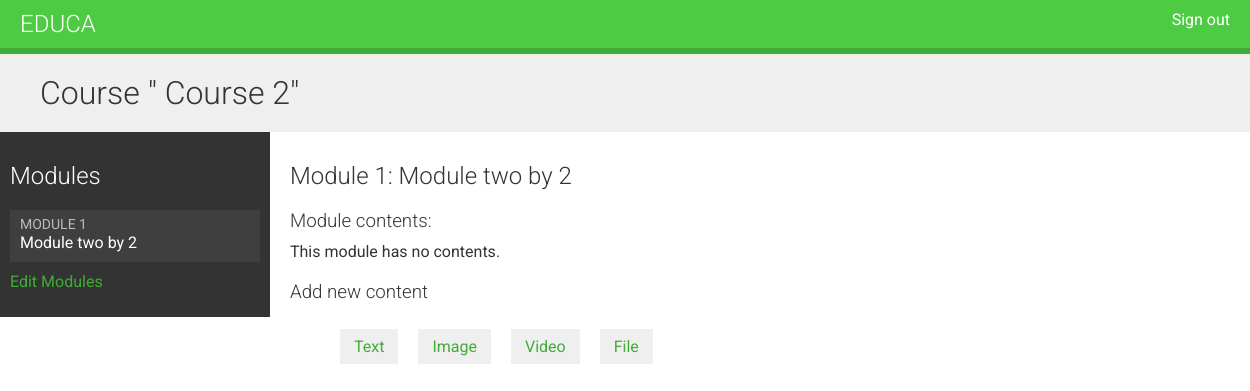
The app's page /course/module/7/ (signed in), older data.
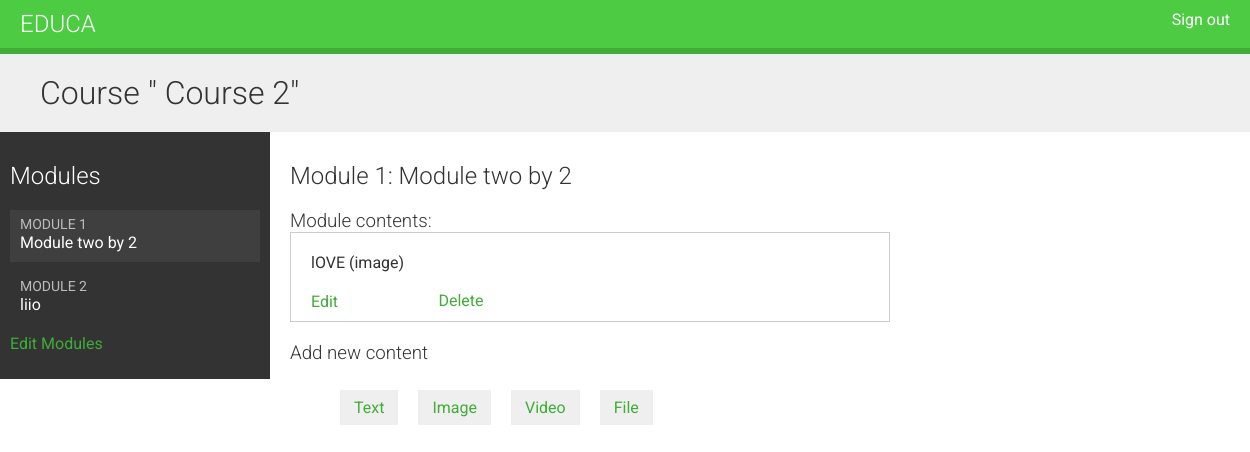
The same page, newer data.
### courses/models.py (models this page shows, shortened)
class Course(models.Model):
    owner = models.ForeignKey(
        User,
        on_delete=models.CASCADE,
        related_name="courses_created",
    )
    subject = models.ForeignKey(
        Subject,
        on_delete=models.CASCADE,
        related_name="courses",
    )
    students = models.ManyToManyField(
        User,
        related_name="courses_joined",
        blank=True,
    )
    title = models.CharField(max_length=200)
    slug = models.SlugField(max_length=200, unique=True)
    overview = models.TextField()
    created = models.DateTimeField(auto_now_add=True)
    class Meta:
        ordering = ["-created"]

class Module(models.Model):
    course = models.ForeignKey(Course, related_name="modules", on_delete=models.CASCADE)
    title = models.CharField(max_length=200)
    description = models.TextField(blank=True)
    order = OrderField(blank=True, for_fields=["course"])
    class Meta:
        ordering = ["order"]

class Content(models.Model):
    module = models.ForeignKey(
        Module, related_name="contents", on_delete=models.CASCADE
    )
    content_type = models.ForeignKey(
        ContentType,
        on_delete=models.CASCADE,
        limit_choices_to={"model__in": ("text", "video", "image", "file")},
    )
    object_id = models.PositiveIntegerField()
    item = GenericForeignKey("content_type", "object_id")
    order = OrderField(blank=True, for_fields=["module"])
    class Meta:
        ordering = ["order"]

class ItemBase(models.Model):
    owner = models.ForeignKey(
        User,
        related_name="%(class)s_related",
        on_delete=models.CASCADE,
    )
    title = models.CharField(max_length=250)
    created = models.DateTimeField(auto_now_add=True)
    updated = models.DateTimeField(auto_now=True)
    class Meta:
        abstract = True
    def __str__(self):
        return self.title

class Image(ItemBase):
    file = models.FileField(upload_to="images")

### courses/views.py (the view)
class ModuleContentListView(TemplateResponseMixin, View):
    template_name = "courses/manage/module/content_list.html"
    def get(self, request, module_id):
        module = get_object_or_404(
            Module,
            id=module_id,
            course__owner=request.user,
        )
        return self.render_to_response({"module": module})

### courses/templatetags/course.py (called while the page is built)
@register.filter
def model_name(obj):
    try:
        return obj._meta.model_name
    except AttributeError:
        return None

### courses/templates/courses/manage/module/content_list.html (shortened to what this page needs)
{% extends 'base.html' %}
{% load course %}
{% block content %}
{% with course=module.course %}
<h1>Course " {{course.title}}" </h1>
<div class="contents">
    <h2>Modules</h2>
    <ul id="modules">
        {% for m in course.modules.all %}
        <li data-id="{{ m.id }}" {% if m == module %}
        class="selected"{% endif %}>
         <a href="{% url "module_content_list" m.id %}">
           <span>
             Module <span class="order">{{ m.order|add:1 }}</span>
           </span>
           <br>
           {{ m.title }}
         </a>
       </li>
        {% empty %}
        <li>No modules yet.</li>
        {% endfor %}
    </ul>
    <p><a href="{% url 'course_module_update' course.id %}">Edit Modules</a></p>
</div>
<div class="module">
    <h2>Module {{ module.order|add:1 }}: {{ module.title }}</h2>
    <h3>Module contents:</h3>
    <div id="module-contents">
        {% for content in module.contents.all %}
        <div data-id="{{ content.id }}">
            {% with item=content.item %}
            <p>{{ item }} ({{ item|model_name }})</p>
            <a href="{% url 'module_content_update' module.id item|model_name item.id %}">Edit</a>
            <form action="{% url 'module_content_delete' content.id %}" method="post">
                <input type="submit" value="Delete">
            </form>
            {% endwith %}
        </div>
        {% empty %}
        <p>This module has no contents.</p>
        {% endfor %}
    </div>
    <h3>Add new content</h3>
    <ul class="content-types">
        <li>
            <a href="{% url 'module_content_create' module.id 'text' %}">Text</a>
        </li>
        <li>
            <a href="{% url 'module_content_create' module.id 'image' %}">Image</a>
        </li>
        <li>
            <a href="{% url 'module_content_create' module.id 'video' %}">Video</a>
        </li>
        <li>
            <a href="{% url 'module_content_create' module.id 'file' %}">File</a>
        </li>
    </ul>
</div>
{% endwith %}
{% endblock content %}

### courses/templates/base.html (shortened to what this page needs)
{% load static %}
<!DOCTYPE html>
<html>
  <head>
    <link href="{% static "css/base.css" %}" rel="stylesheet">
  </head>
  <body>
    <div id="header">
      <a href="/" class="logo">Educa</a>
      <ul class="menu">
        {% if request.user.is_authenticated %}
          <li><a href="{% url "logout" %}">Sign out</a></li>
        {% else %}
          <li><a href="{% url "login" %}">Sign in</a></li>
        {% endif %}
      </ul>
    </div>
    <div id="content">
      {% block content %}
      {% endblock %}
    </div>
  </body>
</html>

### courses/static/css/base.css (style rules this page uses)
body { margin:0; font-family:'Roboto', sans-serif; font-weight:400; color:#333; }
a { color:#3fad37; text-decoration:none; }
ul { float:left; }
h1, h2, h3, h4, h5, h6 { font-family:'Roboto', sans-serif; font-weight:300; }
h1 { background:#efefef; width:100%; overflow:auto; padding:20px 0 20px 40px; margin:0; }
.module { padding:10px 20px; float:left; width:600px; }
.module h3 { margin:20px 0 0; padding:0; width:100%; }
.module p { margin:10px 0 20px; width:100%; float:left; }
#header { background:#4dcc43; overflow:auto; padding:10px 20px; border-bottom:6px solid #3fad37; }
#header .logo { text-decoration:none; font-family:'Roboto', sans-serif; font-weight:300; text-transform:uppercase; font-size:24px; color:#fff; float:left; }
#header a { color:#fff; }
#header .menu { list-style:none; float:right; margin:0; padding:0; }
.contents { width:20%; padding:10px; float:left; background:#333; color: #fff; font-family:'Roboto', sans-serif; }
.contents ul { list-style:none; margin:0; padding:0; width:100%; }
.contents ul li { margin:0 0 10px 0; padding:4px 10px 10px; overflow:auto; cursor:move; }
.contents ul li.selected { background:#3f3f3f; }
.contents ul span { text-transform:uppercase; color:#bbb; font-size:14px; }
.contents ul a { display:block; color:#fff; text-decoration:none; }
ul.content-types li { list-style:none; float:left; margin:10px; background:#efefef; padding:8px 14px; }
input, select, textarea { border:1px solid #ccc; border-bottom:3px solid #ccc; padding:8px 12px; font-size:16px; font-family:'Roboto', sans-serif; float:left; clear:both; width:300px; }
input[type=submit], a.button { border-radius:5px; background:#4dcc43; color:#fff; font-size:16px; text-transform:uppercase; border:none; padding:10px 20px; margin:20px 0; }
#module-contents div { padding:10px 20px; border:1px solid #ccc; background:#fff }
#module-contents form { margin:0; padding:0; }
#module-contents input[type=submit] { color:#3fad37; background:none; margin:-20px 0 0; padding:0; float:left; text-transform:none; }

Row changes from the older to the newer data that the page shows:
added Module: order|add "2", title "liio"
added Content: item "lOVE", item|model_name "image"
Text that changed along with them:
text no longer shown: "This module has no contents."
